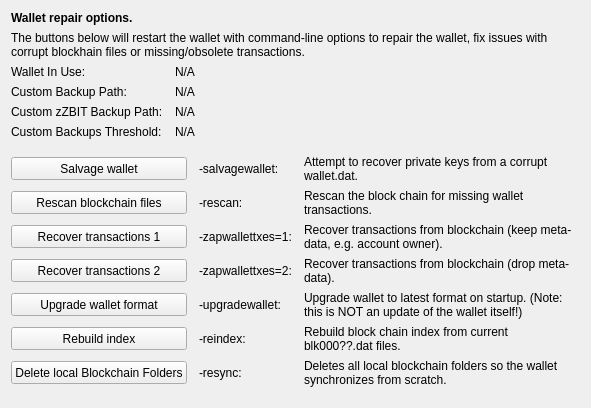
     <widget class="QWidget" name="tab_repair">
      <attribute name="title">
       <string>&amp;Wallet Repair</string>
      </attribute>
      <layout class="QGridLayout" name="gridLayout_4" columnstretch="0,0,0,0">
       <property name="horizontalSpacing">
        <number>12</number>
       </property>
       <item row="0" column="0" colspan="4">
        <widget class="QLabel" name="label_repair_header">
         <property name="font">
          <font>
           <weight>75</weight>
           <bold>true</bold>
          </font>
         </property>
         <property name="text">
          <string>Wallet repair options.</string>
         </property>
        </widget>
       </item>
       <item row="1" column="0" colspan="4">
        <widget class="QLabel" name="label_repair_helptext">
         <property name="font">
          <font>
           <weight>50</weight>
           <bold>false</bold>
          </font>
         </property>
         <property name="text">
          <string>The buttons below will restart the wallet with command-line options to repair the wallet, fix issues with corrupt blockhain files or missing/obsolete transactions.</string>
         </property>
         <property name="wordWrap">
          <bool>true</bool>
         </property>
        </widget>
       </item>
       <item row="2" column="0">
        <widget class="QLabel" name="wallet_path_label">
         <property name="text">
          <string>Wallet In Use:</string>
         </property>
        </widget>
       </item>
       <item row="2" column="1" colspan="3">
        <widget class="QLabel" name="wallet_path">
         <property name="cursor">
          <cursorShape>IBeamCursor</cursorShape>
         </property>
         <property name="text">
          <string>N/A</string>
         </property>
         <property name="textFormat">
          <enum>Qt::PlainText</enum>
         </property>
         <property name="textInteractionFlags">
          <set>Qt::LinksAccessibleByMouse|Qt::TextSelectableByKeyboard|Qt::TextSelectableByMouse</set>
         </property>
        </widget>
       </item>
       <item row="3" column="0">
        <widget class="QLabel" name="wallet_custombackuppath_label">
         <property name="text">
          <string>Custom Backup Path:</string>
         </property>
         <property name="visible">
          <bool>false</bool>
         </property>
        </widget>
       </item>
       <item row="3" column="1" colspan="3">
        <widget class="QLabel" name="wallet_custombackuppath">
         <property name="cursor">
          <cursorShape>IBeamCursor</cursorShape>
         </property>
         <property name="text">
          <string>N/A</string>
         </property>
         <property name="textFormat">
          <enum>Qt::PlainText</enum>
         </property>
         <property name="textInteractionFlags">
          <set>Qt::LinksAccessibleByMouse|Qt::TextSelectableByKeyboard|Qt::TextSelectableByMouse</set>
         </property>
         <property name="visible">
          <bool>false</bool>
         </property>
        </widget>
       </item>
       <item row="4" column="0">
        <widget class="QLabel" name="wallet_customzzbitbackuppath_label">
         <property name="text">
          <string>Custom zZBIT Backup Path:</string>
         </property>
         <property name="visible">
          <bool>false</bool>
         </property>
        </widget>
       </item>
       <item row="4" column="1" colspan="3">
        <widget class="QLabel" name="wallet_customzzbitbackuppath">
         <property name="cursor">
          <cursorShape>IBeamCursor</cursorShape>
         </property>
         <property name="text">
          <string>N/A</string>
         </property>
         <property name="textFormat">
          <enum>Qt::PlainText</enum>
         </property>
         <property name="textInteractionFlags">
          <set>Qt::LinksAccessibleByMouse|Qt::TextSelectableByKeyboard|Qt::TextSelectableByMouse</set>
         </property>
         <property name="visible">
          <bool>false</bool>
         </property>
        </widget>
       </item>
       <item row="5" column="0">
        <widget class="QLabel" name="wallet_custombackupthreshold_label">
         <property name="text">
          <string>Custom Backups Threshold:</string>
         </property>
         <property name="visible">
          <bool>false</bool>
         </property>
        </widget>
       </item>
       <item row="5" column="1" colspan="3">
        <widget class="QLabel" name="wallet_custombackupthreshold">
         <property name="cursor">
          <cursorShape>IBeamCursor</cursorShape>
         </property>
         <property name="text">
          <string>N/A</string>
         </property>
         <property name="textFormat">
          <enum>Qt::PlainText</enum>
         </property>
         <property name="textInteractionFlags">
          <set>Qt::LinksAccessibleByMouse|Qt::TextSelectableByKeyboard|Qt::TextSelectableByMouse</set>
         </property>
         <property name="visible">
          <bool>false</bool>
         </property>
        </widget>
       </item>
       <item row="6" column="0">
        <spacer name="verticalSpacer_repair1">
         <property name="orientation">
          <enum>Qt::Vertical</enum>
         </property>
         <property name="sizeHint" stdset="0">
          <size>
           <width>10</width>
           <height>10</height>
          </size>
         </property>
        </spacer>
       </item>
       <item row="7" column="0" colspan="2">
        <widget class="QPushButton" name="btn_salvagewallet">
         <property name="minimumSize">
          <size>
           <width>100</width>
           <height>23</height>
          </size>
         </property>
         <property name="text">
          <string>Salvage wallet</string>
         </property>
        </widget>
       </item>
       <item row="7" column="2">
        <widget class="QLabel" name="label_repair_salvage_command">
         <property name="text">
          <string notr="true">-salvagewallet:</string>
         </property>
        </widget>
       </item>
       <item row="7" column="3">
        <widget class="QLabel" name="label_repair_salvage">
         <property name="text">
          <string>Attempt to recover private keys from a corrupt wallet.dat.</string>
         </property>
         <property name="wordWrap">
          <bool>true</bool>
         </property>
        </widget>
       </item>
       <item row="8" column="0" colspan="2">
        <widget class="QPushButton" name="btn_rescan">
         <property name="minimumSize">
          <size>
           <width>100</width>
           <height>23</height>
          </size>
         </property>
         <property name="text">
          <string>Rescan blockchain files</string>
         </property>
        </widget>
       </item>
       <item row="8" column="2">
        <widget class="QLabel" name="label_repair_rescan_command">
         <property name="text">
          <string notr="true">-rescan:</string>
         </property>
        </widget>
       </item>
       <item row="8" column="3">
        <widget class="QLabel" name="label_repair_rescan">
         <property name="text">
          <string>Rescan the block chain for missing wallet transactions.</string>
         </property>
         <property name="wordWrap">
          <bool>true</bool>
         </property>
        </widget>
       </item>
       <item row="9" column="0" colspan="2">
        <widget class="QPushButton" name="btn_zapwallettxes1">
         <property name="minimumSize">
          <size>
           <width>100</width>
           <height>23</height>
          </size>
         </property>
         <property name="text">
          <string>Recover transactions 1</string>
         </property>
        </widget>
       </item>
       <item row="9" column="2">
        <widget class="QLabel" name="label_repair_zap1_command">
         <property name="text">
          <string notr="true">-zapwallettxes=1:</string>
         </property>
        </widget>
       </item>
       <item row="9" column="3">
        <widget class="QLabel" name="label_repair_zap1">
         <property name="text">
          <string>Recover transactions from blockchain (keep meta-data, e.g. account owner).</string>
         </property>
         <property name="wordWrap">
          <bool>true</bool>
         </property>
        </widget>
       </item>
       <item row="10" column="0" colspan="2">
        <widget class="QPushButton" name="btn_zapwallettxes2">
         <property name="minimumSize">
          <size>
           <width>100</width>
           <height>23</height>
          </size>
         </property>
         <property name="text">
          <string>Recover transactions 2</string>
         </property>
        </widget>
       </item>
       <item row="10" column="2">
        <widget class="QLabel" name="label_repair_zap2_command">
         <property name="text">
          <string notr="true">-zapwallettxes=2:</string>
         </property>
        </widget>
       </item>
       <item row="10" column="3">
        <widget class="QLabel" name="label_repair_zap2">
         <property name="text">
          <string>Recover transactions from blockchain (drop meta-data).</string>
         </property>
         <property name="wordWrap">
          <bool>true</bool>
         </property>
        </widget>
       </item>
       <item row="11" column="0" colspan="2">
        <widget class="QPushButton" name="btn_upgradewallet">
         <property name="minimumSize">
          <size>
           <width>100</width>
           <height>23</height>
          </size>
         </property>
         <property name="text">
          <string>Upgrade wallet format</string>
         </property>
        </widget>
       </item>
       <item row="11" column="2">
        <widget class="QLabel" name="label_repair_upgrade_command">
         <property name="text">
          <string notr="true">-upgradewallet:</string>
         </property>
        </widget>
       </item>
       <item row="11" column="3">
        <widget class="QLabel" name="label_repair_upgrade">
         <property name="text">
          <string>Upgrade wallet to latest format on startup. (Note: this is NOT an update of the wallet itself!)</string>
         </property>
         <property name="wordWrap">
          <bool>true</bool>
         </property>
        </widget>
       </item>
       <item row="12" column="0" colspan="2">
        <widget class="QPushButton" name="btn_reindex">
         <property name="minimumSize">
          <size>
           <width>100</width>
           <height>23</height>
          </size>
         </property>
         <property name="text">
          <string>Rebuild index</string>
         </property>
        </widget>
       </item>
       <item row="12" column="2">
        <widget class="QLabel" name="label_repair_reindex_command">
         <property name="text">
          <string notr="true">-reindex:</string>
         </property>
        </widget>
       </item>
       <item row="12" column="3">
        <widget class="QLabel" name="label_repair_reindex">
         <property name="text">
          <string>Rebuild block chain index from current blk000??.dat files.</string>
         </property>
         <property name="wordWrap">
          <bool>true</bool>
         </property>
        </widget>
       </item>
       <item row="13" column="0" colspan="2">
        <widget class="QPushButton" name="btn_resync">
         <property name="minimumSize">
          <size>
           <width>100</width>
           <height>23</height>
          </size>
         </property>
         <property name="text">
          <string>Delete local Blockchain Folders</string>
         </property>
        </widget>
       </item>
       <item row="13" column="2">
        <widget class="QLabel" name="label_repair_resync_command">
         <property name="text">
          <string>-resync:</string>
         </property>
        </widget>
       </item>
       <item row="13" column="3">
        <widget class="QLabel" name="label_repair_resync">
         <property name="text">
          <string>Deletes all local blockchain folders so the wallet synchronizes from scratch.</string>
         </property>
         <property name="wordWrap">
          <bool>true</bool>
         </property>
        </widget>
       </item>
       <item row="14" column="0">
        <spacer name="verticalSpacer_repair2">
         <property name="orientation">
          <enum>Qt::Vertical</enum>
         </property>
         <property name="sizeHint" stdset="0">
          <size>
           <width>20</width>
           <height>10</height>
          </size>
         </property>
        </spacer>
       </item>
      </layout>
     </widget>
